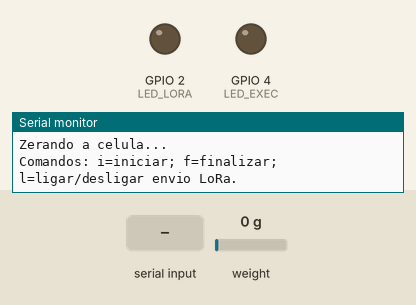
This sketch was run on a simulated ESP32. On the bench: output pins drawn as LEDs (lit = HIGH), the last lines printed to the serial monitor. The inputs (shaded band) are chosen by the test bench; at power-on: weight on the scale 0 g. No radio packets arrive unless stated.

Above: at 2.2 s.
2.3 s: "i" received over Serial
At 3.2 s:
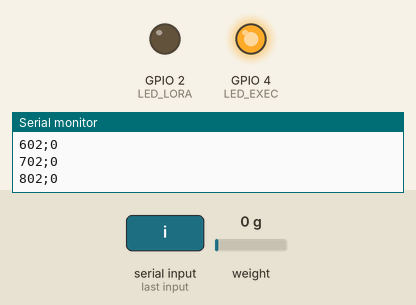
3.8 s: "l" received over Serial
At 4.5 s:
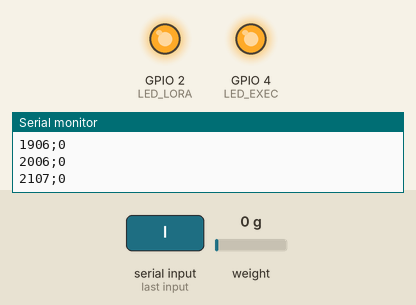
5.3 s: "f" received over Serial
At 5.8 s:
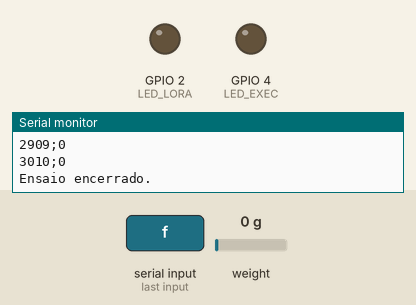
Timing chart, 0 to 8.3 s (numbered marks = the images above; inputs shaded):
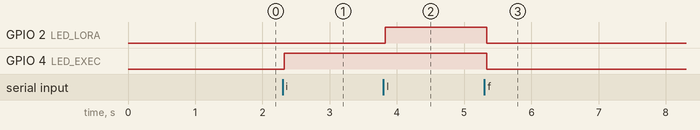

Measured:
- after the input at 2.3 s, GPIO 4 (LED_EXEC): LOW → HIGH at once
- after the input at 3.8 s, GPIO 2 (LED_LORA): LOW → HIGH at once
- after the input at 5.3 s, GPIO 2 (LED_LORA), GPIO 4 (LED_EXEC): HIGH → LOW at once

The sketch:

Bancada_Empuxo_V0.5.ino
```cpp
#include <HX711.h>
#include <SPI.h>
#include <LoRa.h>

const int PINO_DT = 33;
const int PINO_SCK = 32;
const int LORA_CS = 21;
const int LORA_RST = 14;
const int LORA_DIO0 = 26;
const int LED_EXEC = 4; // Verde
const int LED_LORA = 2; // Amarelo
const unsigned long INTERVALO_ENVIO_MS = 500;

HX711 celula;
bool loraPronto = false;
bool ensaioAtivo = false;
bool transmitirLoRa = false;
unsigned long inicioEnsaio = 0;
unsigned long ultimoEnvio = 0;

void setup() {
  Serial.begin(115200);

  pinMode(LED_EXEC, OUTPUT);
  pinMode(LED_LORA, OUTPUT);
  digitalWrite(LED_EXEC, LOW);
  digitalWrite(LED_LORA, LOW);

  SPI.begin(18, 19, 23, LORA_CS); // SCK, MISO, MOSI, CS
  LoRa.setPins(LORA_CS, LORA_RST, LORA_DIO0);
  LoRa.setSPIFrequency(1000000);
  loraPronto = LoRa.begin(915E6);

  if (loraPronto) {
    LoRa.setSyncWord(145);
    LoRa.setTxPower(2);
  }
  Serial.println(loraPronto ? "LoRa pronto." : "Falha ao iniciar LoRa.");

  celula.begin(PINO_DT, PINO_SCK);
  Serial.println("Zerando a celula...");
  celula.tare();
  Serial.println("Comandos: i=iniciar; f=finalizar; l=ligar/desligar envio LoRa.");
}

void loop() {
  ReceberComando();
  digitalWrite(LED_EXEC, ensaioAtivo);
  digitalWrite(LED_LORA, ensaioAtivo && transmitirLoRa);

  if (!celula.is_ready()) return;
  long leitura = celula.get_value();
  if (!ensaioAtivo) return;

  unsigned long agora = millis();
  unsigned long tempo = agora - inicioEnsaio;
  Serial.print(tempo);
  Serial.print(';');
  Serial.println(leitura);

  if (loraPronto && transmitirLoRa && agora - ultimoEnvio >= INTERVALO_ENVIO_MS) {
    if (LoRa.beginPacket()) {
      LoRa.print(tempo);
      LoRa.print(';');
      LoRa.print(leitura);
      LoRa.endPacket(true); // Continua lendo enquanto o radio transmite.
      ultimoEnvio = agora;
    }
  }
}

void ReceberComando() {
  if (!Serial.available()) return;
  char comando = Serial.read();

  if (comando == 'i' && !ensaioAtivo) {
    inicioEnsaio = millis();
    ultimoEnvio = inicioEnsaio;
    transmitirLoRa = false;
    ensaioAtivo = true;
    Serial.println("tempo_ms;leitura_bruta");
  } else if (comando == 'f' && ensaioAtivo) {
    ensaioAtivo = false;
    transmitirLoRa = false;
    Serial.println("Ensaio encerrado.");
  } else if (comando == 'l') {
    if (!ensaioAtivo) {
      Serial.println("Inicie o ensaio com i.");
    } else if (!loraPronto) {
      Serial.println("LoRa indisponivel.");
    } else {
      transmitirLoRa = !transmitirLoRa;
      Serial.println(transmitirLoRa ? "Envio LoRa ligado." : "Envio LoRa desligado.");
    }
  }
}
```
